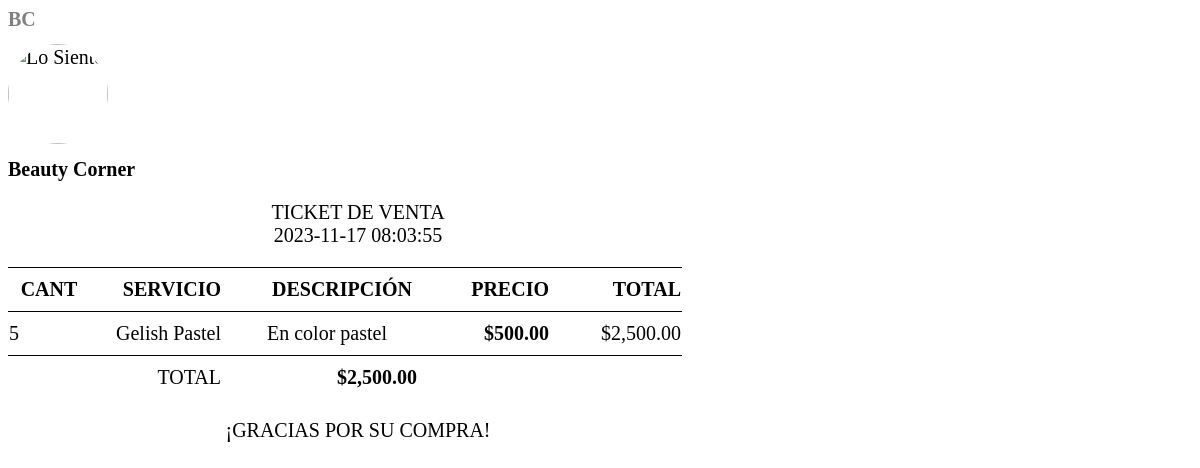
The page /imprimirTicket.php?id=13 on the database as committed earlier.
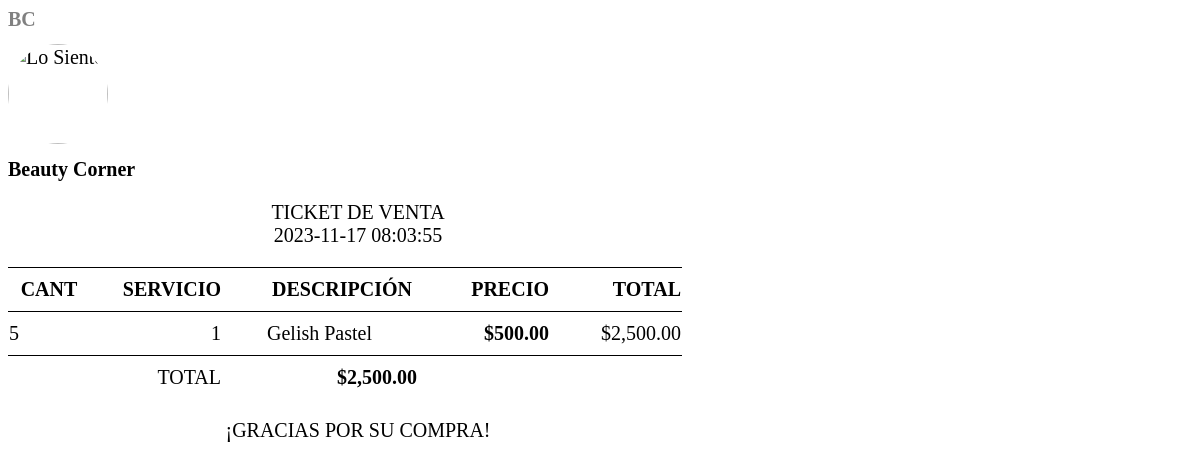
The same page on the database as committed later.
### tables this page shows
CREATE TABLE `servicios_vendidos` (
  `id` bigint(20) UNSIGNED NOT NULL,
  `id_servicio` bigint(20) UNSIGNED NOT NULL,
  `cantidad` bigint(20) UNSIGNED NOT NULL,
  `id_venta` bigint(20) UNSIGNED NOT NULL
);

CREATE TABLE `servicios` (
  `id` int(11) NOT NULL,
  `nomServicio` varchar(100) NOT NULL,
  `descripcion` varchar(100) NOT NULL,
  `idempleado` varchar(50) NOT NULL,
  `direccion` varchar(100) NOT NULL,
  `telefono` int(10) NOT NULL,
  `precio` decimal(10,2) NOT NULL,
  `iva` decimal(10,2) NOT NULL,
  `disponible` int(11) NOT NULL
);

### imprimirTicket.php (the view, shortened to what this page needs)
<?php
$id = $_GET["id"];
include_once "base_de_datos.php";
$sentencia = $base_de_datos->prepare("SELECT id, fecha, total FROM ventas WHERE id = ?");
$sentencia->execute([$id]);
$venta = $sentencia->fetchObject();
$setenciaservicios = $base_de_datos->prepare("SELECT v.nomservicio, v.descripcion, v.precio, vv.cantidad
FROM servicios v
INNER JOIN
servicios_vendidos vv
ON v.id = vv.id_servicio
WHERE vv.id_venta = ?");
$setenciaservicios->execute([$id]);
$servicios = $setenciaservicios->fetchAll();
?>
<body>
    <div class="ticket">
        <h1 style="color: gray;">BC</h1>
        <img src="logo.png" alt="Lo Siento">
        <h1>Beauty Corner</h1>
        <p class="centrado">TICKET DE VENTA
            <br><?php echo $venta->fecha; ?>
        </p>
        <table>
            <thead>
                <tr>
                    <th class="servicio">CANT</th>
                    <th class="precio">SERVICIO</th>
                    <th class="cantidad">DESCRIPCIÓN</th>
                    <th class="precio">PRECIO</th>
                    <th class="precio">TOTAL</th>
                </tr>
            </thead>
            <tbody>
                <?php
                $total = 0;
                foreach ($servicios as $servicio) {
                    $subtotal = $servicio->precio * $servicio->cantidad;
                    $total += $subtotal;
                ?>
                    <tr>
                        <td class="servicio"><?php echo $servicio->cantidad;  ?></td>
                        <td class="precio"><?php echo $servicio->nomservicio;  ?> </td>
                        <td class="cantidad">  <?php echo $servicio->descripcion;  ?></td>
                        <td class="precio"><strong>$<?php echo number_format($servicio->precio, 2) ?></strong></td>
                        <td class="precio">$<?php echo number_format($subtotal, 2)  ?></td>
                    </tr>
                <?php } ?>
                <tr>
                    <td colspan="2" style="text-align: right;">TOTAL</td>
                    <td class="precio">
                        <strong>$<?php echo number_format($total, 2) ?></strong>
                    </td>
                </tr>
            </tbody>
        </table>
        <p class="centrado">¡GRACIAS POR SU COMPRA!
        </p>
    </div>
</body>

Rows that differ between the two databases and show on the page:
changed through a linked row, servicios_vendidos "Gelish Pastel": id_servicio.nomServicio "Gelish Pastel" → "1"; id_servicio.descripcion "En color pastel" → "Gelish Pastel"
